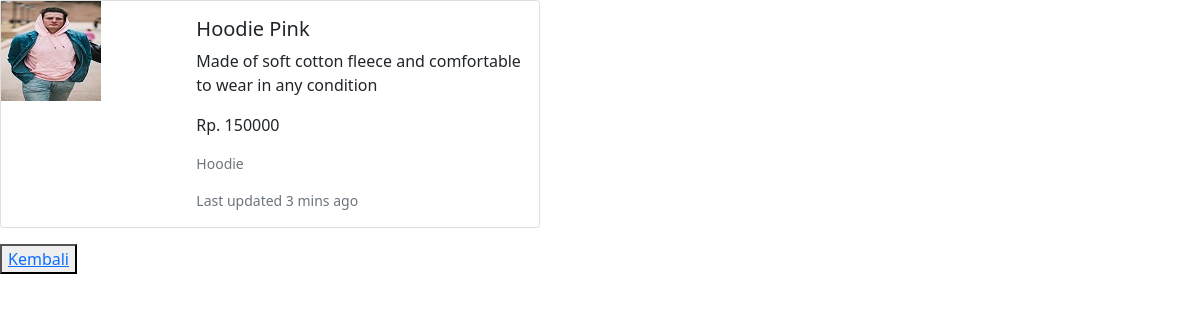
The page /tugas4c/php/detail.php?id=1 on the database its author committed.
### tables this page shows
CREATE TABLE `fashion` (
  `id` int(11) NOT NULL,
  `picture` varchar(100) NOT NULL,
  `name` varchar(100) NOT NULL,
  `description` varchar(1000) NOT NULL,
  `price` int(11) NOT NULL,
  `category` varchar(100) NOT NULL
);

### tugas4c/php/functions.php (called while the page is built)
<?php
function koneksi() {
    $conn = mysqli_connect("localhost", "root", "");
    mysqli_select_db($conn, "pw_tubes_203040141");
    return $conn;
}
function query($sql) {
    $conn = koneksi();
    $result = mysqli_query($conn, "$sql");
    $fs = [];
    while ($fashion = mysqli_fetch_assoc($result)) {
        $fs[] = $fashion;
    }
    return $fs;
}
?>

### tugas4c/php/detail.php (the view, shortened to what this page needs)
<?php
require 'functions.php';
$id = $_GET['id'];
$fashion = query("SELECT * FROM fashion WHERE id = $id")[0];
?>
<html lang="en">
<head>
    <link href="https://cdn.jsdelivr.net/npm/bootstrap@5.0.0-beta3/dist/css/bootstrap.min.css" rel="stylesheet">
</head>
<body>
<div class="card mb-3" style="max-width: 540px;">
  <div class="row g-0">
    <div class="col-md-4">
    <img src="../assets/img/<?= $fashion["picture"]; ?>" alt="">
    </div>
    <div class="col-md-8">
      <div class="card-body">
        <h5 class="card-title"><?= $fashion["name"]; ?></h5>
        <p class="card-text"><?= $fashion["description"]; ?></p>
        <p class="card-text">Rp. <?= $fashion["price"]; ?></p>
        <p class="card-text"><small class="kategori text-muted"><?= $fashion["category"]; ?></small></p>
        <p class="card-text"><small class="text-muted">Last updated 3 mins ago</small></p>
      </div>
    </div>
  </div>
</div>
<button class="tombol-kembali"><a href="../index.php">Kembali</a></button>
</body>
</html>

### rows shown on the page
fashion: picture (picture), name "Hoodie Pink", description "Made of soft cotton fleece and comfortable to wear in any condition", price "150000", category "Hoodie"
